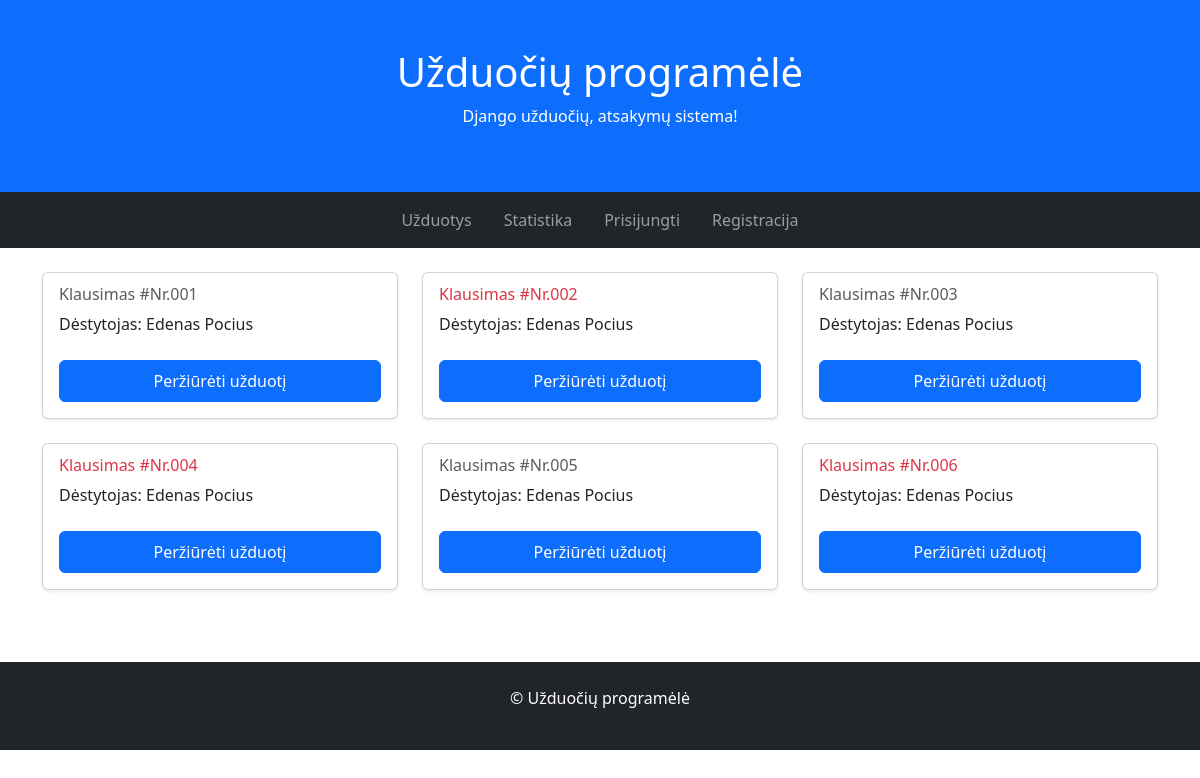
The page / on the database its author committed.
### tasks/models.py (models this page shows, shortened)
class Task(models.Model):
    name = models.CharField("Užduotis")
    content = models.TextField("Klausimas")
    teacher = models.ForeignKey(to=User, on_delete=models.CASCADE, verbose_name="Dėstytojas")
    ANSWER_CHOICES = [
        (True, 'Taip'),
        (False, 'Ne'),
    ]
    correct_answer = models.BooleanField("Teisingas atsakymas", choices=ANSWER_CHOICES, default=True)
    deadline = models.DateTimeField("Terminas", null=True, blank=True)
    date = models.DateTimeField("Data", auto_now_add=True)
    photo = models.ImageField("Nuotrauka", upload_to='tasks', null=True, blank=True)
    def is_overdue(self):
        return self.deadline and timezone.now() > self.deadline
    class Meta:
        verbose_name = "Uždavinys"
        verbose_name_plural = "Uždaviniai"

### tasks/views.py (the view)
# urls.py: path('', views.index, name="index"),
def index(request):
    context = {
        'tasks': Task.objects.all(),
    }
    return render(request, template_name="index.html", context=context)

### tasks/templates/index.html (shortened to what this page needs)
{% extends 'base.html' %}
{% block content %}
<div class="row">
    {% for task in tasks %}
        <div class="col-md-4 d-flex align-items-stretch">
            <div class="card mb-4 shadow-sm w-100">
                <div class="card-body">
                    <h6 class="card-subtitle mb-2 {% if task.is_overdue %}text-danger{% else %}text-muted{% endif %}">
                        {{ task.name }}
                    </h6>
                    <p class="card-text">
                        Dėstytojas: {{ task.teacher.first_name }} {{ task.teacher.last_name }}
                    </p>
                    <a href="{% url 'task' task.pk %}" class="btn btn-primary mt-2 w-100 py-2">
                        Peržiūrėti užduotį
                    </a>
                </div>
            </div>
        </div>
    {% endfor %}
</div>
{% endblock %}

### rows shown on the page
Task: name "Klausimas #Nr.001", teacher.first_name "Edenas", teacher.last_name "Pocius"
Task: name "Klausimas #Nr.002", teacher.first_name "Edenas", teacher.last_name "Pocius"
Task: name "Klausimas #Nr.003", teacher.first_name "Edenas", teacher.last_name "Pocius"
Task: name "Klausimas #Nr.004", teacher.first_name "Edenas", teacher.last_name "Pocius"
Task: name "Klausimas #Nr.005", teacher.first_name "Edenas", teacher.last_name "Pocius"
Task: name "Klausimas #Nr.006", teacher.first_name "Edenas", teacher.last_name "Pocius"
